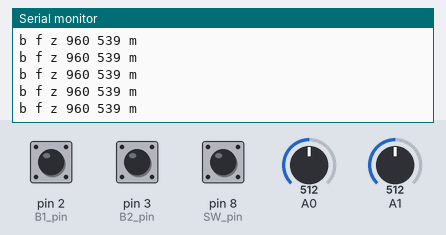
Recording of a sketch running on a simulated Arduino Uno, built with avr-gcc and run on an emulated ATmega328P. Shown: the last lines printed to the serial monitor. The test bench sets the inputs (shaded band); at power-on: pin 2 (B1_pin) HIGH, pin 3 (B2_pin) HIGH, pin 8 (SW_pin) HIGH, A0 = 512, A1 = 512.

Above: at 1.2 s.
1.3 s: pin 2 (B1_pin) pulled LOW for 0.2 s
At 1.59 s:
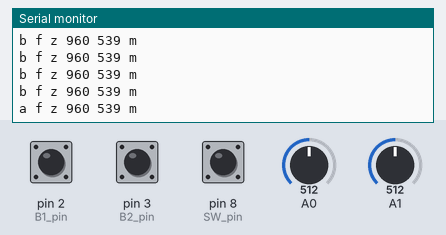
3.0 s: pin 3 (B2_pin) pulled LOW for 0.2 s
At 3.22 s:
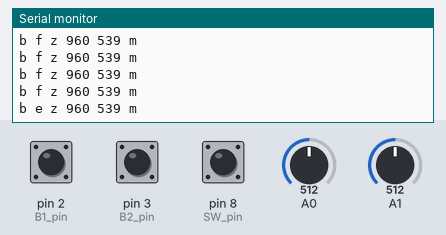
4.7 s: pin 8 (SW_pin) pulled LOW for 0.2 s
At 4.85 s:
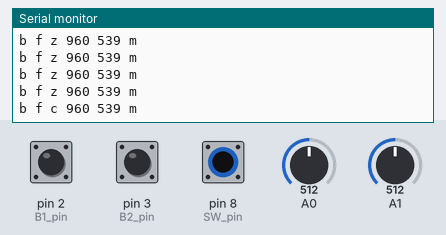
6.4 s: A0 set to 716
At 6.65 s:
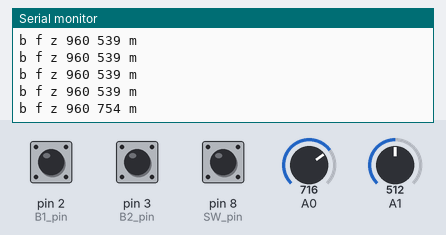
7.9 s: A1 set to 1023
At 7.92 s:
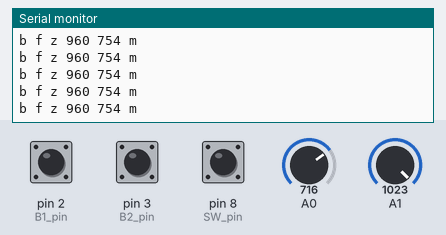
10.9 s: pin 2 (B1_pin) pulled LOW for 1 s
At 11.17 s:
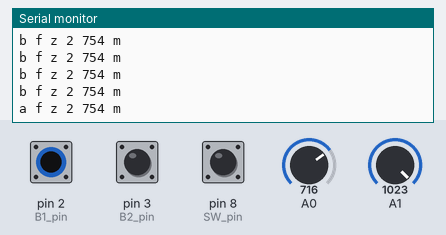

Measured:
- after the input at 1.3 s, the serial monitor: prints a new line after 0.15 s (image 1)
- after the input at 3.0 s, the serial monitor: prints a new line after 0.07 s (image 2)
- after the input at 4.7 s, the serial monitor: prints a new line at once (image 3)
- after the input at 6.4 s, the serial monitor: prints a new line after 0.11 s (image 4)
- after the input at 10.9 s, the serial monitor: prints a new line after 0.13 s (image 6)

The sketch:

UNO_controller.ino
```cpp
int B1_pin = 2; //set digital pin for top button
int B2_pin = 3; //set digital pin for bottom button
int SW_pin = 8; //set digital pin for joystick button

void setup() { //set pin mode for all buttons
 pinMode(B1_pin,INPUT_PULLUP);
 pinMode(B2_pin,INPUT_PULLUP);
 pinMode(SW_pin,INPUT_PULLUP);

Serial.begin(9600);
}

void loop() {
  int X = analogRead(A1); //read X and Y values for joystick axes
  int Y = analogRead(A0);
  int x = map(X, 1, 1023, 1917, 2);
  int y = map(Y, 1, 1023, 2, 1077);

if(digitalRead(B1_pin)==LOW){
Serial.print("a"); //prints 'a' if top button is not pressed

}else{
  Serial.print("b"); //prints 'b' if top button is pressed
}

Serial.print(" ");
if(digitalRead(B2_pin)==LOW){
Serial.print("e"); //prints 'e' if top button is not pressed

}else{
  Serial.print("f"); //prints 'f' if top button is pressed
}

Serial.print(" ");
if(digitalRead(SW_pin)==LOW){
Serial.print("c"); //prints 'c' if top button is not pressed

}else{
  Serial.print("z"); //prints 'z' if top button is pressed
}

Serial.print(" ");
Serial.print(x); //print joystick X axis value
Serial.print(" ");
Serial.print(y); //print joystick Y axis value
Serial.print(" ");
Serial.println("m");
delay(180);
}
```
